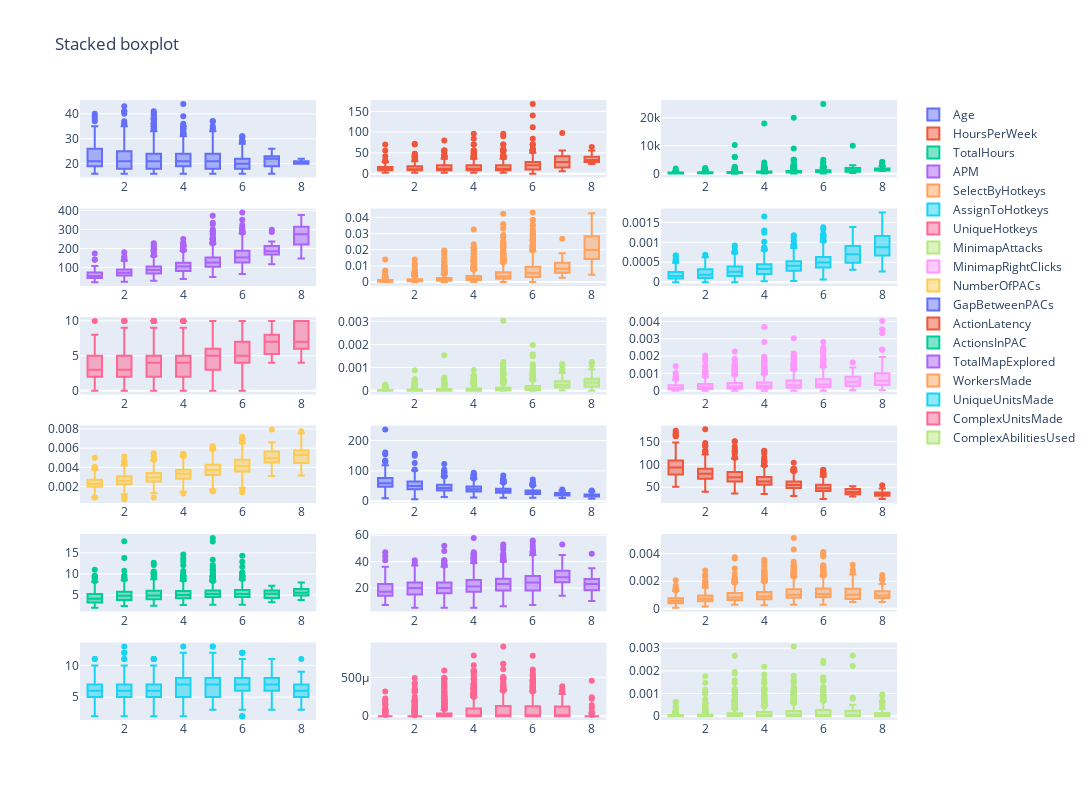

The code cell stored with this chart in its notebook:
### Code cell
fig = make_subplots(rows = 6, cols = 3)
for idx, feature in enumerate(visualize_features):
    row = idx // 3 + 1
    col = idx % 3 + 1
    fig.append_trace(go.Box(x=processed_df[target_var], y=processed_df[feature], name=feature), row=row, col=col)

fig.update_layout({'height': 800, 'width': 1200, 'title': 'Stacked boxplot'})
fig.show()

### Figure 1 — Plotly figure (JSON) as saved in the notebook; plotly's stock layout.template omitted (floating-point values rounded to 4 significant figures; data arrays with more than 128 entries replaced by an {"elided": "..."} marker saying what was removed)
{"data": [{"name": "Age", "type": "box", "x": {"elided": "3394 int values"}, "xaxis": "x", "y": {"elided": "3394 int values"}, "yaxis": "y"}, {"name": "HoursPerWeek", "type": "box", "x": {"elided": "3394 int values"}, "xaxis": "x2", "y": {"elided": "3394 int values"}, "yaxis": "y2"}, {"name": "TotalHours", "type": "box", "x": {"elided": "3394 int values"}, "xaxis": "x3", "y": {"elided": "3394 int values"}, "yaxis": "y3"}, {"name": "APM", "type": "box", "x": {"elided": "3394 int values"}, "xaxis": "x4", "y": {"elided": "3394 float values"}, "yaxis": "y4"}, {"name": "SelectByHotkeys", "type": "box", "x": {"elided": "3394 int values"}, "xaxis": "x5", "y": {"elided": "3394 float values"}, "yaxis": "y5"}, {"name": "AssignToHotkeys", "type": "box", "x": {"elided": "3394 int values"}, "xaxis": "x6", "y": {"elided": "3394 float values"}, "yaxis": "y6"}, {"name": "UniqueHotkeys", "type": "box", "x": {"elided": "3394 int values"}, "xaxis": "x7", "y": {"elided": "3394 int values"}, "yaxis": "y7"}, {"name": "MinimapAttacks", "type": "box", "x": {"elided": "3394 int values"}, "xaxis": "x8", "y": {"elided": "3394 float values"}, "yaxis": "y8"}, {"name": "MinimapRightClicks", "type": "box", "x": {"elided": "3394 int values"}, "xaxis": "x9", "y": {"elided": "3394 float values"}, "yaxis": "y9"}, {"name": "NumberOfPACs", "type": "box", "x": {"elided": "3394 int values"}, "xaxis": "x10", "y": {"elided": "3394 float values"}, "yaxis": "y10"}, {"name": "GapBetweenPACs", "type": "box", "x": {"elided": "3394 int values"}, "xaxis": "x11", "y": {"elided": "3394 float values"}, "yaxis": "y11"}, {"name": "ActionLatency", "type": "box", "x": {"elided": "3394 int values"}, "xaxis": "x12", "y": {"elided": "3394 float values"}, "yaxis": "y12"}, {"name": "ActionsInPAC", "type": "box", "x": {"elided": "3394 int values"}, "xaxis": "x13", "y": {"elided": "3394 float values"}, "yaxis": "y13"}, {"name": "TotalMapExplored", "type": "box", "x": {"elided": "3394 int values"}, "xaxis": "x14", "y": {"elided": "3394 int values"}, "yaxis": "y14"}, {"name": "WorkersMade", "type": "box", "x": {"elided": "3394 int values"}, "xaxis": "x15", "y": {"elided": "3394 float values"}, "yaxis": "y15"}, {"name": "UniqueUnitsMade", "type": "box", "x": {"elided": "3394 int values"}, "xaxis": "x16", "y": {"elided": "3394 int values"}, "yaxis": "y16"}, {"name": "ComplexUnitsMade", "type": "box", "x": {"elided": "3394 int values"}, "xaxis": "x17", "y": {"elided": "3394 float values"}, "yaxis": "y17"}, {"name": "ComplexAbilitiesUsed", "type": "box", "x": {"elided": "3394 int values"}, "xaxis": "x18", "y": {"elided": "3394 float values"}, "yaxis": "y18"}], "layout": {"height": 800, "title": {"text": "Stacked boxplot"}, "width": 1200, "xaxis": {"anchor": "y", "domain": [0, 0.2889]}, "xaxis10": {"anchor": "y10", "domain": [0, 0.2889]}, "xaxis11": {"anchor": "y11", "domain": [0.3556, 0.6444]}, "xaxis12": {"anchor": "y12", "domain": [0.7111, 1]}, "xaxis13": {"anchor": "y13", "domain": [0, 0.2889]}, "xaxis14": {"anchor": "y14", "domain": [0.3556, 0.6444]}, "xaxis15": {"anchor": "y15", "domain": [0.7111, 1]}, "xaxis16": {"anchor": "y16", "domain": [0, 0.2889]}, "xaxis17": {"anchor": "y17", "domain": [0.3556, 0.6444]}, "xaxis18": {"anchor": "y18", "domain": [0.7111, 1]}, "xaxis2": {"anchor": "y2", "domain": [0.3556, 0.6444]}, "xaxis3": {"anchor": "y3", "domain": [0.7111, 1]}, "xaxis4": {"anchor": "y4", "domain": [0, 0.2889]}, "xaxis5": {"anchor": "y5", "domain": [0.3556, 0.6444]}, "xaxis6": {"anchor": "y6", "domain": [0.7111, 1]}, "xaxis7": {"anchor": "y7", "domain": [0, 0.2889]}, "xaxis8": {"anchor": "y8", "domain": [0.3556, 0.6444]}, "xaxis9": {"anchor": "y9", "domain": [0.7111, 1]}, "yaxis": {"anchor": "x", "domain": [0.875, 1]}, "yaxis10": {"anchor": "x10", "domain": [0.35, 0.475]}, "yaxis11": {"anchor": "x11", "domain": [0.35, 0.475]}, "yaxis12": {"anchor": "x12", "domain": [0.35, 0.475]}, "yaxis13": {"anchor": "x13", "domain": [0.175, 0.3]}, "yaxis14": {"anchor": "x14", "domain": [0.175, 0.3]}, "yaxis15": {"anchor": "x15", "domain": [0.175, 0.3]}, "yaxis16": {"anchor": "x16", "domain": [0, 0.125]}, "yaxis17": {"anchor": "x17", "domain": [0, 0.125]}, "yaxis18": {"anchor": "x18", "domain": [0, 0.125]}, "yaxis2": {"anchor": "x2", "domain": [0.875, 1]}, "yaxis3": {"anchor": "x3", "domain": [0.875, 1]}, "yaxis4": {"anchor": "x4", "domain": [0.7, 0.825]}, "yaxis5": {"anchor": "x5", "domain": [0.7, 0.825]}, "yaxis6": {"anchor": "x6", "domain": [0.7, 0.825]}, "yaxis7": {"anchor": "x7", "domain": [0.525, 0.65]}, "yaxis8": {"anchor": "x8", "domain": [0.525, 0.65]}, "yaxis9": {"anchor": "x9", "domain": [0.525, 0.65]}}}
